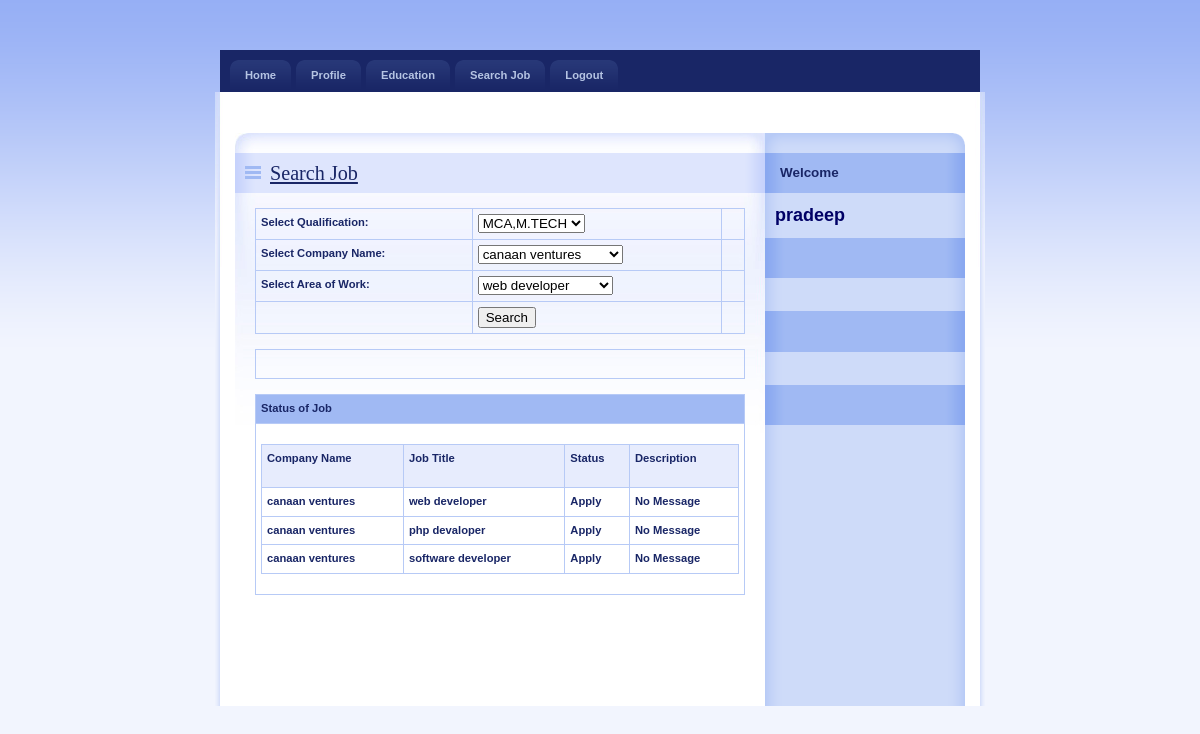
/JobSeeker/SearchJob.php (signed in), run on the app's committed database.
### tables this page shows
CREATE TABLE `application_master` (
  `ApplicationId` int(11) NOT NULL,
  `JobSeekId` int(11) NOT NULL,
  `JobId` int(11) NOT NULL,
  `Status` varchar(30) NOT NULL,
  `Description` varchar(200) NOT NULL
);

CREATE TABLE `job_master` (
  `JobId` int(11) NOT NULL,
  `CompanyName` varchar(20) NOT NULL,
  `JobTitle` varchar(50) NOT NULL,
  `Vacancy` int(11) NOT NULL,
  `MinQualification` varchar(50) NOT NULL,
  `Description` varchar(200) NOT NULL,
  `Status` varchar(100) NOT NULL
);

### JobSeeker/SearchJob.php (the view, shortened to what this page needs)
<?php require_once('../Connections/job.php'); ?>
<?php
$query_Recordset1 = "SELECT MinQualification FROM job_master";
$Recordset1 = mysql_query($query_Recordset1, $job) or die(mysql_error());
$row_Recordset1 = mysql_fetch_assoc($Recordset1);
$query_Recordset4 = "SELECT distinct CompanyName FROM job_master";
$Recordset4 = mysql_query($query_Recordset4, $job) or die(mysql_error());
$row_Recordset4 = mysql_fetch_assoc($Recordset4);
$query_Recordset5 = "SELECT distinct JobTitle FROM job_master";
$Recordset5 = mysql_query($query_Recordset5, $job) or die(mysql_error());
$row_Recordset5 = mysql_fetch_assoc($Recordset5);
?><?xml version="1.0"?>
<!DOCTYPE html PUBLIC "-//W3C//DTD XHTML 1.0 Strict//EN" "http://www.w3.org/TR/xhtml1/DTD/xhtml1-strict.dtd">
<html xmlns="http://www.w3.org/1999/xhtml" xml:lang="cs" lang="cs">
<head>
    <link rel="stylesheet" media="screen,projection" type="text/css" href="./css/main.css" />
    <link rel="stylesheet" media="print" type="text/css" href="./css/print.css" />
    <link rel="stylesheet" media="aural" type="text/css" href="./css/aural.css" />
</head>
<body id="www-url-cz">
<div id="main" class="box">
<?php
include "menu.php"
?>
    <div id="page" class="box">
    <div id="page-in" class="box">
        <div id="strip" class="box noprint">
            <p id="breadcrumbs">&nbsp;</p>
        </div>
        <div id="content">
            <div class="article">
                <h2><span><a href="#">Search Job</a></span></h2>
                <form id="form1" method="post" action="SearchJob.php">
                  <table width="100%" border="0" cellspacing="0" cellpadding="0">
                    <tr>
                      <td><strong>Select Qualification:</strong></td>
                      <td><label>
                      <select name="cmbQual" id="cmbQual">
                        <?php
do {
?>
                        <option value="<?php echo $row_Recordset1['MinQualification']?>"><?php echo $row_Recordset1['MinQualification']?></option>
                        <?php
} while ($row_Recordset1 = mysql_fetch_assoc($Recordset1));
?>
                      </select>
                      </label></td>
                      <td><label></label></td>
                    </tr>
                    <tr>
                      <td><strong>Select Company Name:</strong></td>
                      <td><label>
                        <select name="cmbCompany" id="cmbCompany">
                          <?php
do {
?>
                          <option value="<?php echo $row_Recordset4['CompanyName']?>"><?php echo $row_Recordset4['CompanyName']?></option>
                          <?php
} while ($row_Recordset4 = mysql_fetch_assoc($Recordset4));
?>
                        </select>
                      </label></td>
                      <td>&nbsp;</td>
                    </tr>
                    <tr>
                      <td><strong>Select Area of Work:</strong></td>
                      <td><label>
                        <select name="cmbArea" id="cmbArea">
                          <?php
do {
?>
                          <option value="<?php echo $row_Recordset5['JobTitle']?>"><?php echo $row_Recordset5['JobTitle']?></option>
                          <?php
} while ($row_Recordset5 = mysql_fetch_assoc($Recordset5));
?>
                      </select>
                      </label></td>
                      <td>&nbsp;</td>
                    </tr>
                    <tr>
                      <td>&nbsp;</td>
                      <td><input type="submit" name="button" id="button" value="Search" /></td>
                      <td>&nbsp;</td>
                    </tr>
                  </table>
              </form>
                <table width="100%" border="0" cellspacing="0" cellpadding="0">
                  <tr>
                    <td width="100%">&nbsp;
                      ?></td>
                  </tr>
                </table>
                <table width="100%" border="0" cellspacing="0" cellpadding="0">
                  <tr>
                    <td bgcolor="#A0B9F3"><strong>Status of Job</strong></td>
                  </tr>
                  <tr>
                    <td><table width="100%" border="1" cellpadding="1" cellspacing="2" bordercolor="#006699" >
                      <tr>
                        <th height="32" bgcolor="#006699" class="style3"><div align="left" class="style9 style5 style2"><strong>Company Name</strong></div></th>
                        <th bgcolor="#006699" class="style3"><div align="left" class="style9 style5 style2"><strong>Job Title</strong></div></th>
                        <th bgcolor="#006699" class="style3"><div align="left" class="style9 style5 style2"><strong>Status</strong></div></th>
                         <th bgcolor="#006699" class="style3"><div align="left" class="style9 style5 style2"><strong>Description</strong></div></th>
                      </tr>
                      <?php
$con = mysql_connect("localhost","root");
$sql = "SELECT job_master.JobId, job_master.CompanyName, job_master.JobTitle, application_master.Status, application_master.JobSeekId, application_master.Description
FROM application_master, job_master
WHERE application_master.JobId=job_master.JobId and application_master.JobSeekId='".$_SESSION['ID']."'";
$result = mysql_query($sql,$con);
while($row = mysql_fetch_array($result))
{
$CompanyName=$row['CompanyName'];
$JobTitle=$row['JobTitle'];
$Status=$row['Status'];
$Description=$row['Description'];
?>
                      <tr>
                        <td class="style3"><div align="left" class="style9 style5"><strong><?php echo $CompanyName;?></strong></div></td>
                        <td class="style3"><div align="left" class="style9 style5"><strong><?php echo $JobTitle;?></strong></div></td>
                         <td class="style3"><div align="left" class="style9 style5"><strong><?php echo $Status;?></strong></div></td>
                         <td class="style3"><div align="left" class="style9 style5"><strong><?php echo $Description;?></strong></div></td>
                      </tr>
                      <?php
}
?>
                    </table></td>
                  </tr>
                </table>
                <p>&nbsp;</p>
                <p class="btn-more box noprint">&nbsp;</p>
          </div>
        </div>
<?php
include "right.php"
?>
    </div>
    </div>
</div>
</body>
</html>

### JobSeeker/menu.php (shortened to what this page needs)
<div id="tabs" class="noprint">
       <ul class="box">
           <li><a href="index.php">Home<span class="tab-l"></span><span class="tab-r"></span></a></li>
           <li><a href="Profile.php">Profile<span class="tab-l"></span><span class="tab-r"></span></a></li>
           <li><a href="Education.php">Education<span class="tab-l"></span><span class="tab-r"></span></a></li>
           <li><a href="SearchJob.php">Search Job<span class="tab-l"></span><span class="tab-r"></span></a></li>
           <li><a href="Logout.php">Logout<span class="tab-l"></span><span class="tab-r"></span></a></li>
       </ul>
</div>

### JobSeeker/right.php (shortened to what this page needs)
<div id="col" class="noprint">
            <div id="col-in">
                <h3>Welcome</h3>
                <div id="about-me">
                    <p class="style1">
                      <?php
					echo $_SESSION['Name'];
					?>
                    </p>
              </div>
                <h3 >&nbsp;</h3>
              <br/>
                <h3>&nbsp;</h3>
                <br/>
                <h3>&nbsp;</h3>
<br/>
          </div>
</div>

### JobSeeker/css/main.css (style rules this page uses)
* { min-height:1px; }
body { border:0; margin:0; padding:0; background:#F2F5FE url("../design/bg.gif") 0 0 repeat-x; font:70%/160% "verdana",sans-serif; color:#192666; _text-align:center; }
a { color:#192666; }
p { border:0; margin:15px 0; padding:0; }
div { display:block; border:0; margin:0; padding:0; }
h1, h2, h3, h4, h5 { border:0; margin:15px 0 10px 0; padding:0; font-weight:bold; }
h2 { font-size:180%; line-height:100%; font-family:"georgia",serif; font-weight:normal; }
h3 { font-size:120%; line-height:100%; font-weight:bold; }
table { display:table; border-collapse:collapse; margin:15px 0; padding:0; border:1px solid #B7CAF6; font-size:100%; }
tr { display:table-row; }
th, td { display: table-cell; border:1px solid #B7CAF6; margin:0; padding:5px; vertical-align:top; text-align:left; }
th { background:#E7ECFD; text-align:center; color:#192666; font-weight:bold; }
ul, ol { display:block; border:0; margin:15px 0 15px 40px; padding:0; }
li { display:list-item; border:0; margin:0; padding:0; _height:1px; }
form { border:0; margin:0; padding:0; }
a, img, span { border:0; margin:0; padding:0; }
strong, .strong { font-weight:bold; }
.box { min-height:1px; _height:1px; }
.box:after { content:"."; display:block; line-height:0px; font-size:0px; visibility:hidden; clear:both; }
#main { width:770px; margin:50px auto 0 auto; _text-align:left; }
#tabs { background:#192666; margin:0 5px; padding:10px 0 0 0; _height:1px; }
#tabs ul { margin:0 10px; padding:0; list-style:none; }
#tabs ul li { margin:0 5px 0 0; padding:0; float:left; }
#tabs ul li a { display:block; position:relative; padding:7px 15px; border:0; background:url("../design/tab_link.gif") 0 0 repeat-x; color:#B5C4E3; font-weight:bold; text-decoration:none; cursor:pointer; }
#tabs ul li a span.tab-l, #tabs ul li a:hover span.tab-l { position:absolute; top:0; left:0; _left:-15px; width:8px; height:8px; background:url("../design/tab_link_l.gif") 0 0 no-repeat; }
#tabs ul li a span.tab-r, #tabs ul li a:hover span.tab-r { position:absolute; top:0; right:0; _right:-1px; width:8px; height:8px; background:url("../design/tab_link_r.gif") 100% 0 no-repeat; }
#page { width:770px; min-height:1px; background:#FFF url("../design/bg_page.gif") 0 0 repeat-y; _height:1px; }
#page-in { min-height:1px; padding:10px 0; background:url("../design/bg_page_in.jpg") 0 0 no-repeat; _height:1px; }
#strip { position:relative; clear:both; padding:3px 20px 10px 20px; color:#6182D1; }
#strip p { margin:0; }
#strip #breadcrumbs { width:520px; margin:0; padding:0; }
#content { float:left; width:530px; _width:550px; margin:0; padding:0 0 0 20px; }
#content .article { clear:both; margin:0; padding:20px; background:url("../design/content_article_bg.jpg") 0 0 no-repeat; }
#content .article h2 { margin:0 -20px; padding:10px; background:#DEE5FD url("../design/content_title_bg.gif") 0 0 repeat-y; color:#192666; }
#content .article h2 span { background:url("../design/ico_list.gif") 0 50% no-repeat; padding-left:25px; }
#content .article p { text-align:justify; }
#content .btn-more { margin:0 0 15px 0; padding:0; border:0; position:relative; }
#col { float:left; width:200px; margin:0; padding:0; background:#CEDBF9 url("../design/col_bg.gif") 0 0 repeat-y; }
#col-in { padding:20px 10px; background:url("../design/col_top.gif") 0 0 no-repeat; }
#col h3 { padding:13px 15px 14px 15px; margin:0 -10px 15px -10px; background:#A0B9F3 url("../design/col_title_bg.gif") 0 0 repeat-y; color:#192666; }
#col #about-me { margin-bottom:15px; line-height:130%; }
#col #about-me p { margin:0; }

### JobSeeker/css/print.css (style rules this page uses)
body { border:0; margin:0; padding:0; font-size:12pt }
a { color:#000; text-decoration:none; }
h1, h2, h3 { page-break-after:avoid; page-break-inside:avoid; }
table { border-collapse: collapse; border-width:1px; border-style:solid; }
th, td { display:table-cell; border-width:1px; border-style:solid; }
ul, ol, dl { page-break-before:avoid }
.noprint { display:none; }

### JobSeeker/css/aural.css (style rules this page uses)
body { voice-family:paul,male; volume:loud; speech-rate:slow; richness:90; stress:20; }
h1, h2, h3, h4, h5 { cue-before:url("ping.au"); }
p, table { pause:50ms; }
strong { pitch:medium; pitch-range:60; stress:90; richness:90; }

### JobSeeker/SearchJob.php (style rules this page uses)
.style2 { font-weight: bold }
.style3 { font-weight: bold }

### data on the page
application_master: JobId.CompanyName "canaan ventures", JobId.JobTitle "web developer", Status "Apply", Description "No Message"
application_master: JobId.CompanyName "canaan ventures", JobId.JobTitle "php devaloper", Status "Apply", Description "No Message"
application_master: JobId.CompanyName "canaan ventures", JobId.JobTitle "software developer", Status "Apply", Description "No Message"

### other printed values
$_SESSION['Name'] "pradeep"
form field cmbQual "MCA,M.TECH"
form field cmbCompany "canaan ventures"
form field cmbArea "web developer"
